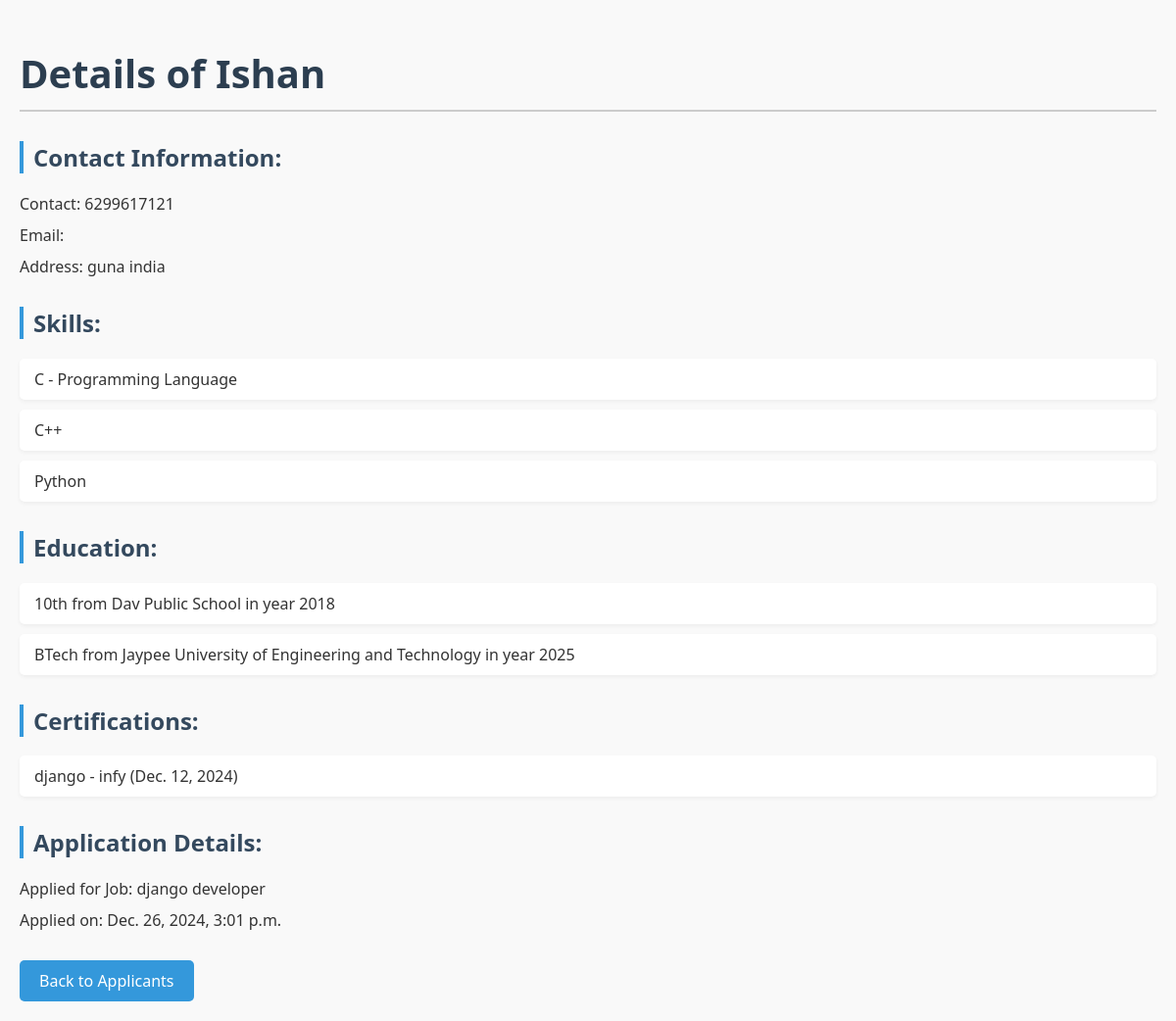
/jobapp/application/1/details/, run on an earlier commit of the app's database.
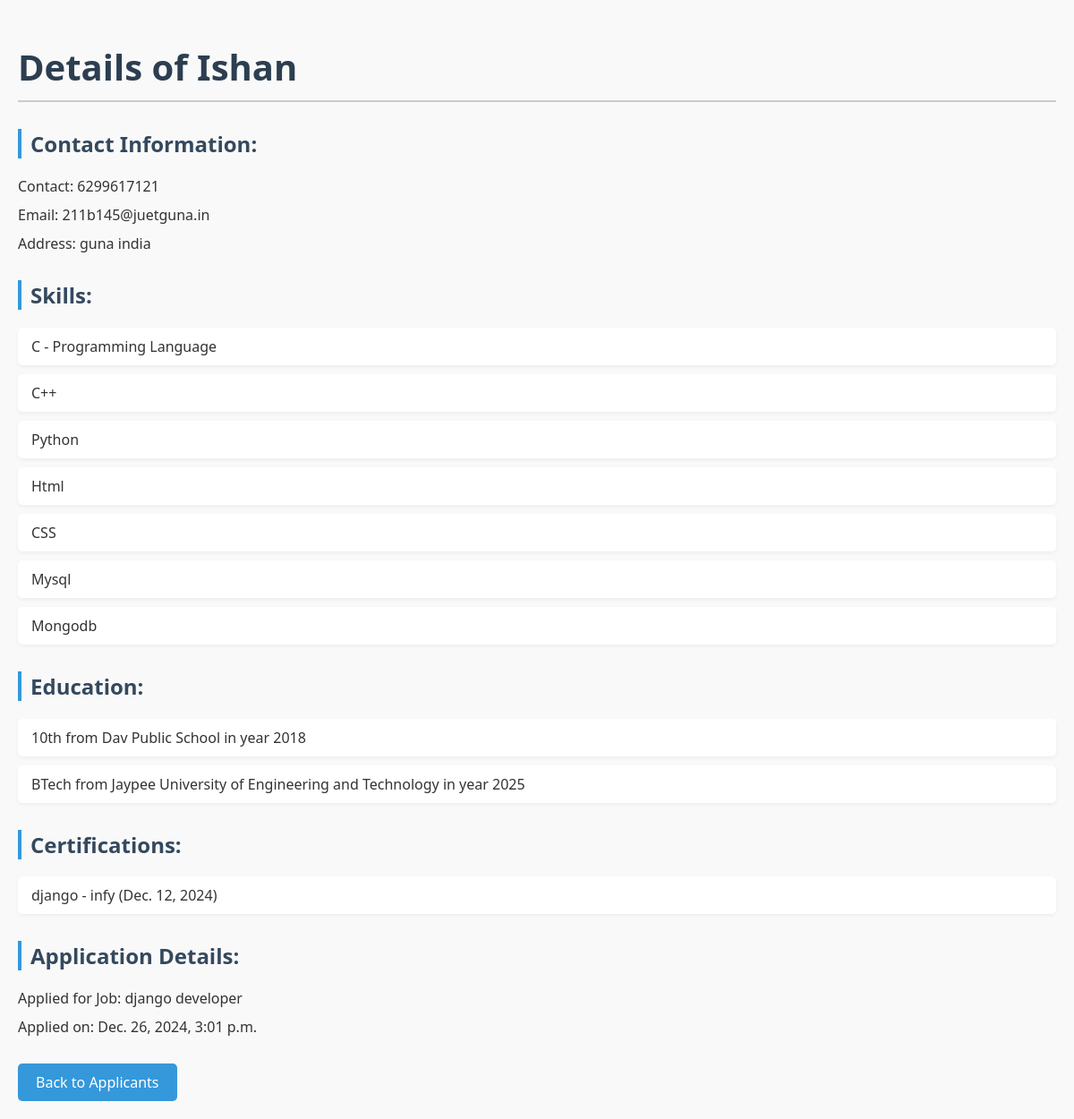
And on a later commit of the database.
### jobapp/models.py (models this page shows, shortened)
class Skill(models.Model):
    name=models.CharField(max_length=100)

class Education(models.Model):
    user = models.ForeignKey(User, on_delete=models.CASCADE)
    degree_name = models.CharField(max_length=100)
    university_name = models.CharField(max_length=100)
    year_of_passing = models.CharField(max_length=10)
    marks_obtained = models.CharField(max_length=10)

class Certification(models.Model):
    user=models.OneToOneField(User,on_delete=models.CASCADE)
    certification_name=models.CharField(max_length=30)
    issued_by=models.CharField(max_length=50)
    issued_on=models.DateField(null=True)

class Resume(models.Model):
    user=models.OneToOneField(User,on_delete=models.CASCADE)
    name=models.CharField(max_length=20)
    contact=models.CharField(max_length=10)
    email=models.EmailField(max_length=20,blank=True)
    address=models.CharField(max_length=100)
    skills = models.ManyToManyField('Skill', blank=True)

### jobapp/views.py (the view)
# urls.py: path('application/<int:application_id>/details/', views.candidate_details, name='candidate_details'),
def candidate_details(request, application_id):
    application = get_object_or_404(Application, id=application_id)
    resume = get_object_or_404(Resume, user=application.candidate)
    edu = Education.objects.filter(user=application.candidate)
    cert = Certification.objects.filter(user=application.candidate)
    return render(request, 'candidate_details.html', {
        'application': application,
        'resume': resume,
        'edu':edu,
        'cert':cert
    })

### jobapp/templates/candidate_details.html (shortened to what this page needs)
{% load static %}
<!DOCTYPE html>
<html lang="en">
<head>
    <link rel="stylesheet" href="{% static 'jobapp/qwerty.css' %}">
</head>
<body>
    <h1>Details of {{ resume.name }}</h1>
    <h2>Contact Information:</h2>
    <p>Contact: {{ resume.contact }}</p>
    <p>Email: {{ resume.email }}</p>
    <p>Address: {{ resume.address }}</p>
    <h2>Skills:</h2>
    <ul>
        {% for skill in resume.skills.all %}
            <li>{{ skill.name }}</li>
        {% empty %}
            <li>No skills listed.</li>
        {% endfor %}
    </ul>
    <h2>Education:</h2>
    <ul>
        {% for edu_item in edu %}
            <li>{{ edu_item.degree_name }} from {{ edu_item.university_name }} in year {{ edu_item.year_of_passing }}</li>
        {% empty %}
            <li>No education details available.</li>
        {% endfor %}
    </ul>
    <h2>Certifications:</h2>
    <ul>
        {% for cert_item in cert %}
            <li>{{ cert_item.certification_name }} - {{ cert_item.issued_by }} ({{ cert_item.issued_on }})</li>
        {% empty %}
            <li>No certifications found.</li>
        {% endfor %}
    </ul>
    <h2>Application Details:</h2>
    <p>Applied for Job: {{ application.job.title }}</p>
    <p>Applied on: {{ application.applied_on }}</p>
    <a href="{% url 'job_applicants' application.job.id %}">Back to Applicants</a>
</body>
</html>

What changed in the data, as far as the page shows it:
changed Resume "Ishan": email (not shown) → "211b145@juetguna.in"
now on this page (row unchanged): Skill: name "Html"
now on this page (row unchanged): Skill: name "CSS"
now on this page (row unchanged): Skill: name "Mysql"
now on this page (row unchanged): Skill: name "Mongodb"
